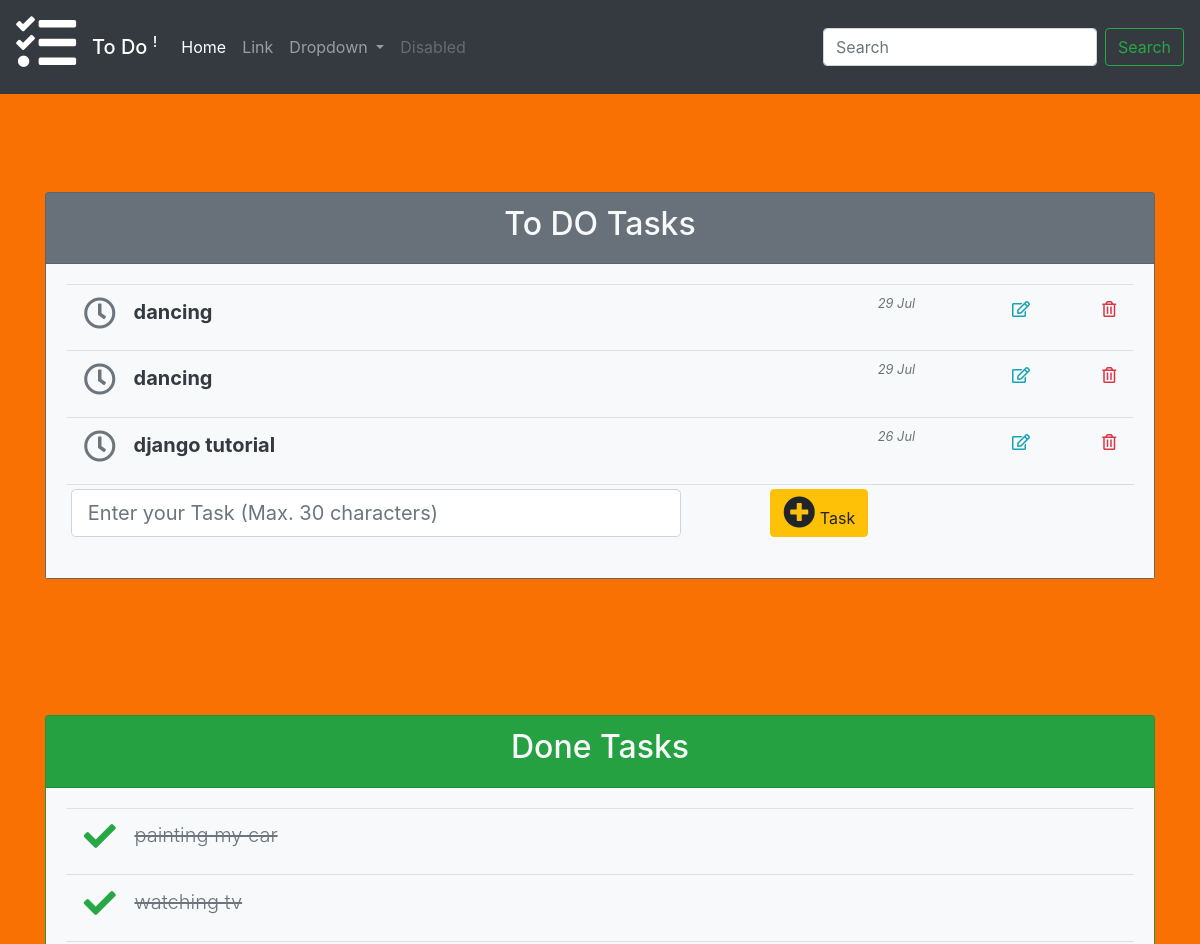
The app's page / (upper part), older data.
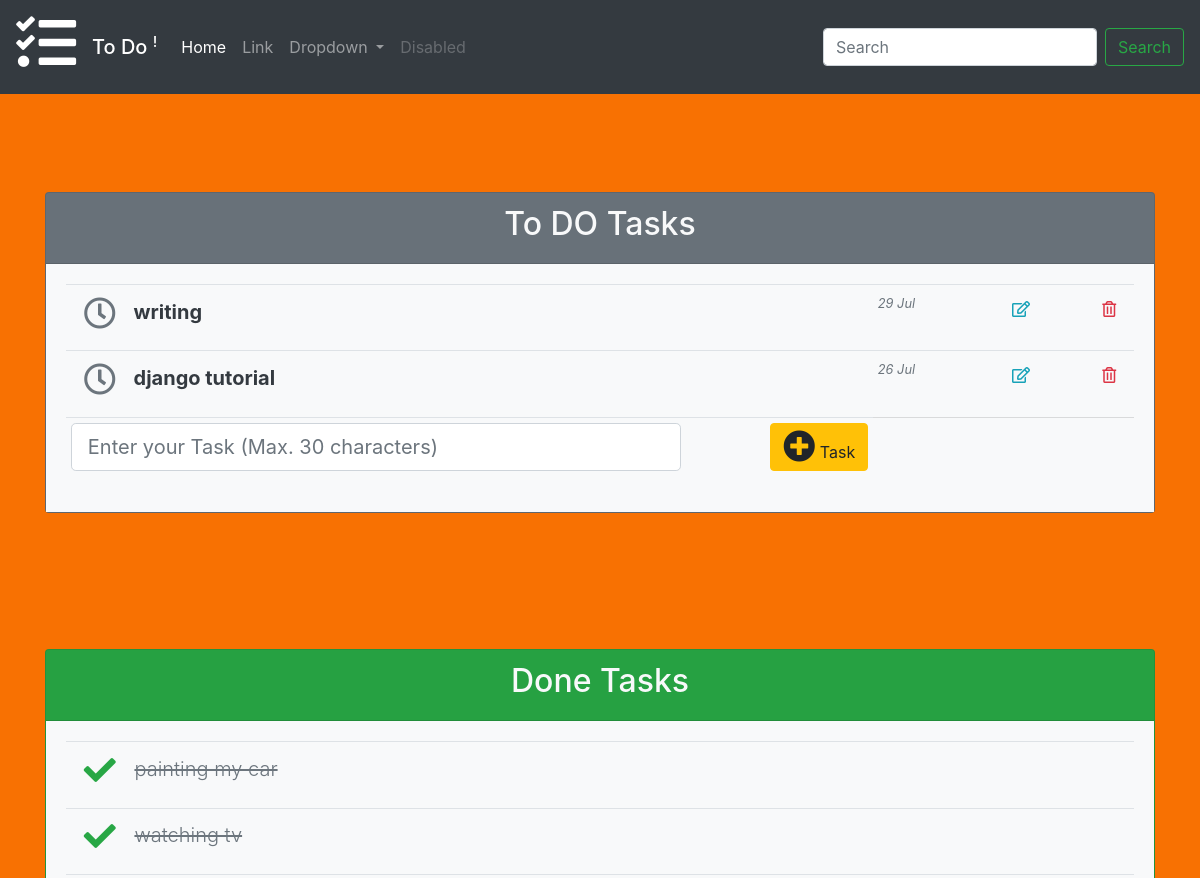
The same page, newer data.
### todo/models.py (models this page shows, shortened)
class Task(models.Model):
    T_name = models.CharField(max_length=30)
    T_status = models.BooleanField(default=False)
    T_published = models.DateTimeField(auto_now_add=True,auto_now=False)
    T_user = models.ForeignKey(User, on_delete=models.CASCADE,related_name='U_tasks')
    class Meta:
        ordering = ('-T_published',)

### todo/views.py (the view)
# urls.py: path('',views.tasks,name='tasks'),
def tasks(request):
    tasks = Task.objects.all()
    if request.method == 'POST':
        form = AddTask(request.POST)
        if 'T_name' in request.POST:
            T_name = request.POST['T_name']
            if T_name:
                if form.is_valid():
                        T_name = form.cleaned_data['T_name']
                        if T_name:
                            newtask= form.save(commit=False)
                            newtask.T_status = False
                            newtask.T_user = request.user
                            newtask= form.save()
            else:
                messages.warning(request, 'please add task.')
                return redirect('todo:tasks')
    else:
        form = AddTask()
    context = {
        'tasks': tasks,
        'tasks_done': tasks.filter(T_status=True),
        'tasks_not_done': tasks.filter(T_status=False),
        'form' : form ,
    }
    return render(request, 'todo/index.html', context)

### todo/forms.py
class AddTask(forms.ModelForm):
    T_name = forms.CharField(max_length=30,label='add task')
    class Meta:
        model= Task
        fields = ('T_name',)

### todo/templates/todo/index.html (shortened to what the changed rows need)
{% extends 'base.html'  %}
{% load crispy_forms_tags %}
{% block content %}
<br><br><br><br><br><br><br><br>
<div class='container'>
    <div class="card bg-secondary text-dark mb-3">
      <div class="card-header"><h2 class="text-light text-center">To DO Tasks</h2></div>
        <div class="card-body bg-light table-responsive">
            <table class="table table-hover table-sm">
              <tbody>
                {% for task in tasks_not_done %}
                        <tr>
                                {% if task.T_status == False %}
                                    <td>
                                    <h5 class='font-weight-bold'>
                                      <a href="{% url 'todo:change_status' task_id=task.id %}" class="btn" role="button" aria-pressed="true">
                                      <i class="text-secondary far fa-clock fa-2x"></i>
                                      </a>
                                      <span>{{ task.T_name }}</span>
                                    </h5>
                                    <td/>
                                    <td>
                                       <small><span class='text-muted font-italic text-lef'>{{ task.T_published|date:"d M" }}</span><small>
                                    </td>
                                {% endif %}
                            <td>
                              <a href="{% url 'todo:task_edit' task_id=task.id %}"  class='float-right btn'>
                                  <i class=" text-info far fa-edit fa-1x"></i>
                              </a>
                            </td>
                            <td>
                              <a href="{% url 'todo:task_delete' task_id=task.id %}"  class='float-right btn' >
                                  <i class="text-danger far fa-trash-alt fa-1x"></i>
                              </a>
                            </td>
                        </tr>
                {% endfor %}
                </tbody>
            </table>
        </div>
      </div>
<br><br><br><br><br>
    <div class="card bg-success mb-3">
      <div class="card-header"><h2 class="text-light text-center">Done Tasks</h2></div>
        <div class="card-body bg-light table-responsive">
            <table class="table table-hover table-sm">
              <tbody>
                {% for task in tasks_done %}
                        <tr>
                            <td>
                                {% if task.T_status == False %}
                                    <h5 class='font-weight-bold'>
                                      <a href="{% url 'todo:change_status' task_id=task.id %}" class="btn" role="button" aria-pressed="true">
                                      <i class="text-secondary far fa-clock fa-2x"></i>
                                      </a>
                                      <span>{{ task.T_name }}</span>
                                    </h5>
                                {% else %}
                                    <h5 class='font-weight-light text-muted'>
                                      <a href="{% url 'todo:change_status' task_id=task.id %}" class="btn" role="button" aria-pressed="true">
                                      <i class="text-success fas fa-check fa-2x"></i>
                                      </a>
                                      <span><del> {{ task.T_name }}</del></span>
                                    </h5>
                                {% endif %}
                            </td>
                        </tr>
                {% endfor %}
                </tbody>
            </table>
        </div>
      </div>
</div>
{% endblock content  %}

Row changes from the older to the newer data that the page shows:
removed Task: T_name "dancing", T_published "29 Jul", shown under "To DO Tasks"
removed Task: T_name "dancing", T_published "29 Jul", shown under "To DO Tasks"
added Task: T_name "writing", T_published "29 Jul", shown under "To DO Tasks"
